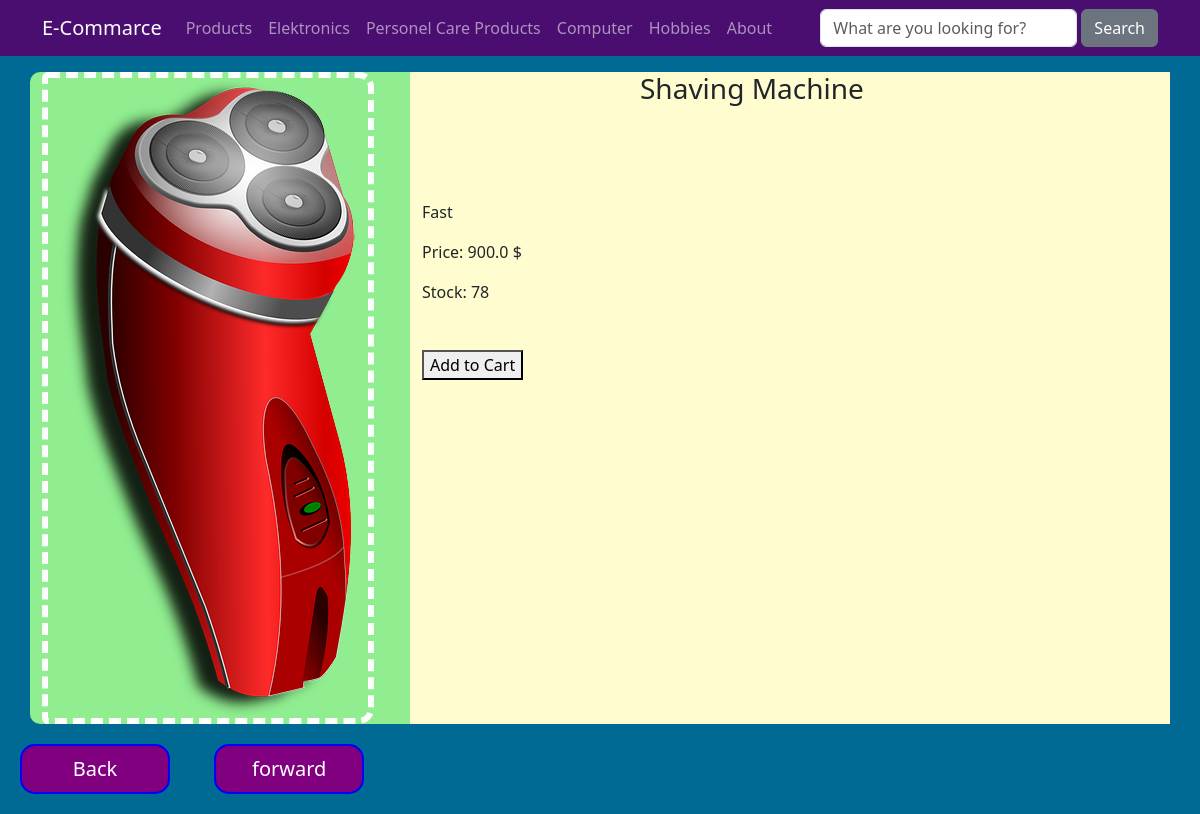
Before: /shaving-machine with the older database file.
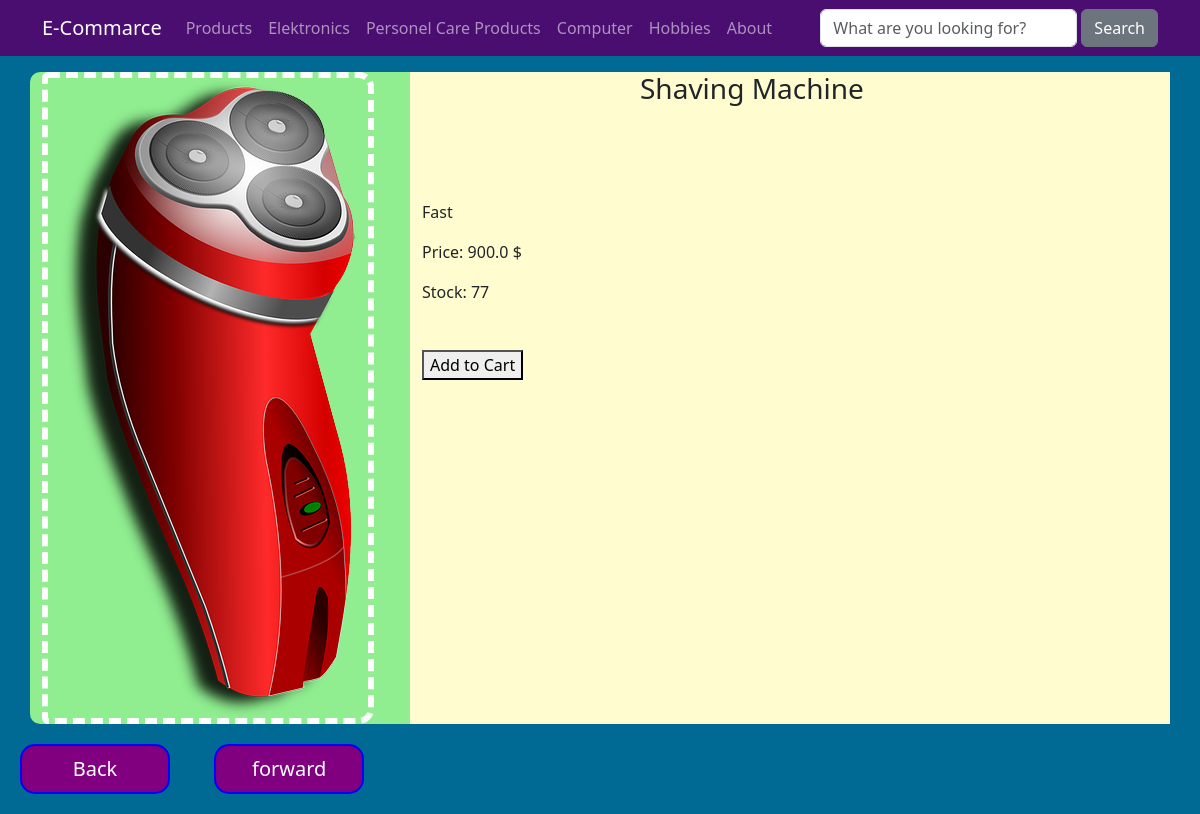
After: the same page with the newer database file.
### ticaretSitesi/models.py (models this page shows, shortened)
class Product(models.Model):
    title = models.CharField(max_length=40)
    description = models.CharField(max_length=400)
    color = models.CharField(max_length=20)
    imageUrl = models.CharField(max_length=50, blank=False)
    price = models.FloatField()
    stock = models.IntegerField()
    slug = models.SlugField(default="", blank=True,null = False, unique=True, primary_key=True)
    category = models.ManyToManyField(Category)

### ticaretSitesi/views.py (the view)
# urls.py: path('<slug:slug>', views.productsDetail, name="product_details"),
def productsDetail(request,slug):
    product = get_object_or_404(Product, slug=slug)
    if request.method == 'POST':
        product.stock-=1
        product.save()
        return redirect('/')
    context = {
        'product': product
    }
    return render(request, 'ticaretSitesi/details.html', context)

### ticaretSitesi/templates/ticaretSitesi/details.html (shortened to what this page needs)
{% extends 'layout.html' %}
{% load static %}
{% block css_files %}
    <link rel="stylesheet" href="{% static 'ticaretSitesi/css/style.css' %}">
{% endblock %}
{% block content %}
    <div class="container mt-3">
        <div class="row">
            <div class="col-4 ">
                <img class="img-fluid rounded-start" style="border:6px dashed white; border-radius:15px;" src="{% static 'ticaretSitesi/img/'|add:product.imageUrl %}" alt="product.title">
            </div>
            <div class="col-8 " style="background-color:#FFFDD0;">
                <h1 class="h3">{{product.title}}</h1>
                <p>{{product.description}}</p>
                <p >Price: {{product.price}} $</p>
                <p >Stock: {{product.stock}}</p>
                <form method="post" action="">
                    <div class="field has-addons">
                        <div class="control">
                        </div>
                        <div class="control">
                            <button class="button is-dark is-uppercase">Add to Cart</button>
                        </div>
                    </div>
                </form>
            </div>
        </div>
    </div>
    <div>
        <input type="button" class="history"value="Back" name="backButton" onclick="window.history.back()">
        <input type="button" class="history" value="forward" name="forwardButton" onclick="window.history.forward()">
{% endblock content %}

Changed rows visible on the page:
changed Product "Shaving Machine": stock "78" → "77"
